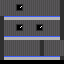

This is a level from a 2D game, rendered from its Tiled map with the project's own tilesets. A one-line summary and the complete map file follow:
An orthogonal 16x16 tile map with 4x4 px tiles, 2 tile layers (background, foreground).

<map version="1.0" orientation="orthogonal" renderorder="left-down" width="16" height="16" tilewidth="4" tileheight="4" nextobjectid="7">
 <tileset firstgid="1" name="experiment-tiles" tilewidth="4" tileheight="4" tilecount="16" columns="4">
  <image source="indoor-tiles.png" width="16" height="16" />
  <tile id="0">
   <properties>
    <property name="solid" type="bool" value="true" />
   </properties>
  </tile>
  <tile id="14">
   <properties>
    <property name="solid" type="bool" value="true" />
   </properties>
  </tile>
 </tileset>
 <layer name="background" width="16" height="16">
  <data encoding="csv">
4,4,4,4,4,4,4,4,4,4,4,4,4,4,4,4,
4,4,4,4,5,6,4,4,4,4,4,4,4,4,4,4,
4,4,4,4,7,8,4,4,4,4,4,4,4,4,4,4,
4,4,4,4,4,4,4,4,4,4,4,4,4,4,4,4,
4,4,4,4,4,4,4,4,4,4,4,4,4,4,4,4,
4,4,4,4,4,4,4,4,4,4,4,4,4,4,4,4,
4,4,4,4,5,6,4,4,4,5,6,4,4,4,4,4,
4,4,4,4,7,8,4,4,4,7,8,4,4,4,4,4,
4,4,4,4,4,4,4,4,4,4,4,4,4,4,4,4,
4,4,4,4,4,4,4,4,4,4,4,4,4,4,4,4,
4,4,4,4,4,4,4,4,4,4,4,4,4,4,4,4,
4,4,4,4,4,4,4,4,4,4,4,4,4,4,4,4,
4,4,4,4,4,4,4,4,4,4,4,4,4,4,4,4,
4,4,4,4,4,4,4,4,4,4,4,4,4,4,4,4,
15,15,15,15,15,15,15,15,15,15,15,15,15,15,15,15,
0,0,0,0,0,0,0,0,0,0,0,0,0,0,0,0
</data>
 </layer>
 <layer name="foreground" width="16" height="16">
  <properties>
   <property name="solid" type="bool" value="true" />
  </properties>
  <data encoding="csv">
0,0,0,0,0,0,0,0,0,0,0,0,0,0,0,15,
0,0,0,0,0,0,0,0,0,0,0,0,0,0,0,15,
0,0,0,0,0,0,0,0,0,0,0,0,0,0,0,15,
0,0,0,0,0,0,0,0,0,0,0,0,0,0,0,15,
15,1,1,1,1,1,1,1,1,1,1,1,1,1,1,15,
15,0,0,0,0,0,0,0,0,0,0,0,0,0,0,15,
15,0,0,0,0,0,0,0,0,0,0,0,0,0,0,15,
15,0,0,0,0,0,0,0,0,0,0,0,0,0,0,15,
15,0,0,0,0,0,0,0,0,0,0,0,0,0,0,15,
15,1,1,1,1,1,1,1,1,1,1,1,1,1,1,15,
15,0,0,0,0,0,0,0,0,0,15,0,0,0,0,0,
15,0,0,0,0,0,0,0,0,0,15,0,0,0,0,0,
15,0,0,0,0,0,0,0,0,0,15,0,0,0,0,0,
15,0,0,0,0,0,0,0,0,0,15,0,0,0,0,0,
15,1,1,1,1,1,1,1,1,1,1,1,1,1,1,15,
0,0,0,0,0,0,0,0,0,0,0,0,0,0,0,0
</data>
 </layer>
</map>
